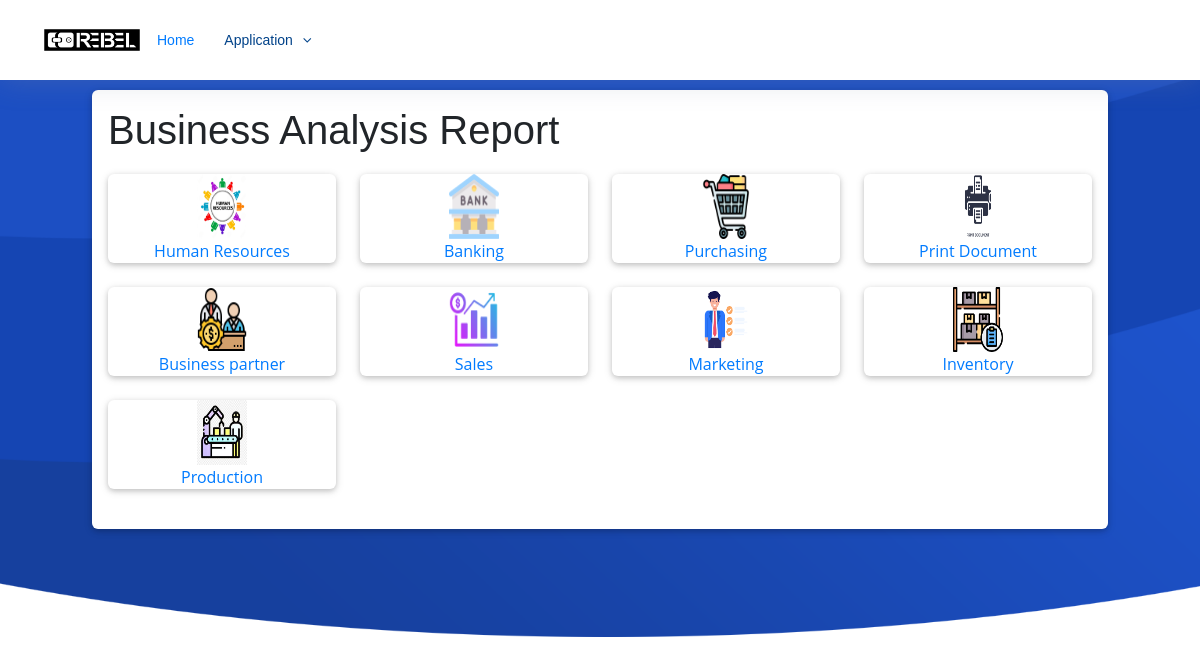
The page /report/ on the database its author committed.
### Report/models.py (models this page shows, shortened)
class Post(models.Model):
    title = models.CharField(max_length=200, unique=True)
    slug = models.SlugField(max_length=200, unique=True)
    author = models.ForeignKey(User, on_delete= models.CASCADE,related_name='blog_posts')
    updated_on = models.DateTimeField(auto_now= True)
    content = HTMLField() # Change This Line
    created_on = models.DateTimeField(auto_now_add=True)
    status = models.IntegerField(choices=STATUS, default=0)
    logo = models.ImageField(upload_to='reportlogo/', null=True, blank=True)
    class Meta:
        ordering = ['-created_on']

### Report/views.py (the view)
# urls.py: path('', views.post_list, name='post_list'),
def post_list(request):
    posts = Post.objects.filter(status=1).order_by('-created_on')
    return render(request, 'post_list.html', {'posts': posts})

### Report/templates/post_list.html
{% extends 'basereport.html' %}
{% load static %}
{% block content %}
<section class="section card mb-5">
    <div class="card-body">
        <div class="row">
      <h1>Business Analysis Report </h1>
            {% for post in posts %}
            <div class="col-xl-3 col-md-6 mb-xl-0 mb-4 pb-4">
        <div class="card card-cascade cascading-admin-card">
            <div class="admin-up text-center">
                {% if post.logo %}
                <img src="{{ post.logo.url }}" alt="{{ post.title }} Logo" width="50" height="65">
                {% endif %}
              <div class="data">
               <a href="{% url 'post_detail' post.slug %}">{{ post.title }}</a>
              </div>
            </div>
          </div>
        </div>
            {% empty %}
            <p>No posts available.</p>
            {% endfor %}
        </div>
</div>
</section>
{% endblock %}

### templates/basereport.html (shortened to what this page needs)
{% load static %}
<!DOCTYPE html>
<html>
<head>
  <link href="{% static 'assets/vendor/font-awesome/css/font-awesome.min.css' %}"rel="stylesheet">
    <link href="{% static 'css/bootstrap.min.css' %}" rel="stylesheet">
    <link href="{% static 'css/dataTables.min.css' %}" rel="stylesheet">
    <link href="{% static 'css/jquery-ui.css' %}" rel="stylesheet">
    <link href="{% static 'css/mdb.min.css' %}" rel="stylesheet">
    <link href="{% static 'assets/css/style.css' %}"rel="stylesheet">
</head>
<body>
  <header id="header" class="fixed-top">
    <div class="container">
      <div class="logo float-left" style='width: 100px;
      float: left;'>
        <a href="{% url 'home' %}">
          <img src="{% static 'images/logo.jpg' %}" alt="Logo" width='100px' height='100px'>         </a>
      </div>
      <nav class="main-nav float-right d-none d-lg-block">
        <ul>
          <li class="active"><a href="{% url 'home' %}">Home</a></li>
          <li class="drop-down"><a href="">Application</a>
          </li>
        </ul>
      </nav>
    </div>
  </header>
  <section id="intro" class="clearfix">
    <div class="container" data-aos="fade-up">
        {% block content %}{% endblock %}
    </div>
</section>
</body>
</html>

### static/assets/css/style.css (style rules this page uses)
body { background: #fff; color: #444; font-family: "Open Sans", sans-serif; }
a { color: #007bff; transition: 0.5s; }
h1, h2, h3, h4, h5, h6 { font-family: "Montserrat", sans-serif; font-weight: 400; margin: 0 0 20px 0; padding: 0; }
#header { height: 80px; transition: all 0.5s; z-index: 997; transition: all 0.5s; padding: 20px 0; background: #fff; box-shadow: 0px 0px 30px rgba(127, 137, 161, 0.3); }
#header .logo img { padding: 0; margin: 7px 0; max-height: 26px; }
.main-nav, .main-nav * { margin: 0; padding: 0; list-style: none; }
.main-nav > ul > li { position: relative; white-space: nowrap; float: left; }
.main-nav a { display: block; position: relative; color: #004289; padding: 10px 15px; transition: 0.3s; font-size: 14px; font-family: "Montserrat", sans-serif; font-weight: 500; }
.main-nav a:hover, .main-nav .active > a, .main-nav li:hover > a { color: #007bff; text-decoration: none; }
.main-nav .drop-down > a:after { content: "\f107"; font-family: FontAwesome; padding-left: 10px; }
.mobile-nav { position: fixed; top: 0; bottom: 0; z-index: 9999; overflow-y: auto; left: -260px; width: 260px; padding-top: 18px; background: rgba(19, 39, 57, 0.8); transition: 0.4s; }
.mobile-nav * { margin: 0; padding: 0; list-style: none; }
.mobile-nav a { display: block; position: relative; color: #fff; padding: 10px 20px; font-weight: 500; }
.mobile-nav a:hover, .mobile-nav .active > a, .mobile-nav li:hover > a { color: #74b5fc; text-decoration: none; }
.mobile-nav .drop-down > a:after { content: "\f078"; font-family: FontAwesome; padding-left: 10px; position: absolute; right: 15px; }
.mobile-nav .drop-down > a { padding-right: 35px; }
#intro { max-width: 100%; min-width: 300px; position: relative; background: url("../img/intro-bg.png") center bottom no-repeat; background-size: cover; padding: 90px 80px 60px !important; }
section { overflow: hidden; }

### rows shown on the page
Post: logo (picture), title "Human Resources"
Post: logo (picture), title "Banking"
Post: logo (picture), title "Purchasing"
Post: logo (picture), title "Print Document"
Post: logo (picture), title "Business partner"
Post: logo (picture), title "Sales"
Post: logo (picture), title "Marketing"
Post: logo (picture), title "Inventory"
Post: logo (picture), title "Production"
